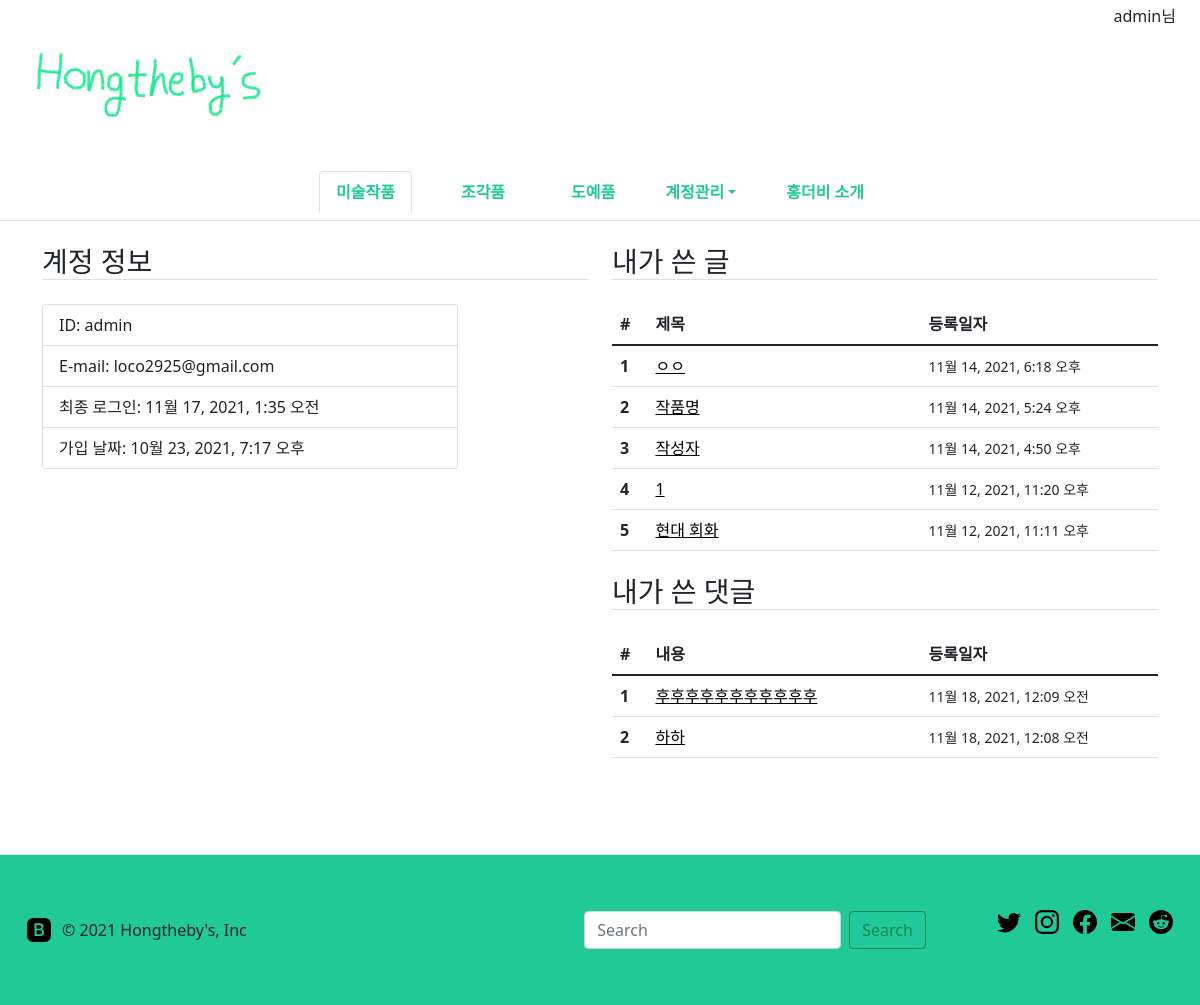
Before: /common/mypage/ (signed in) with the older database file.
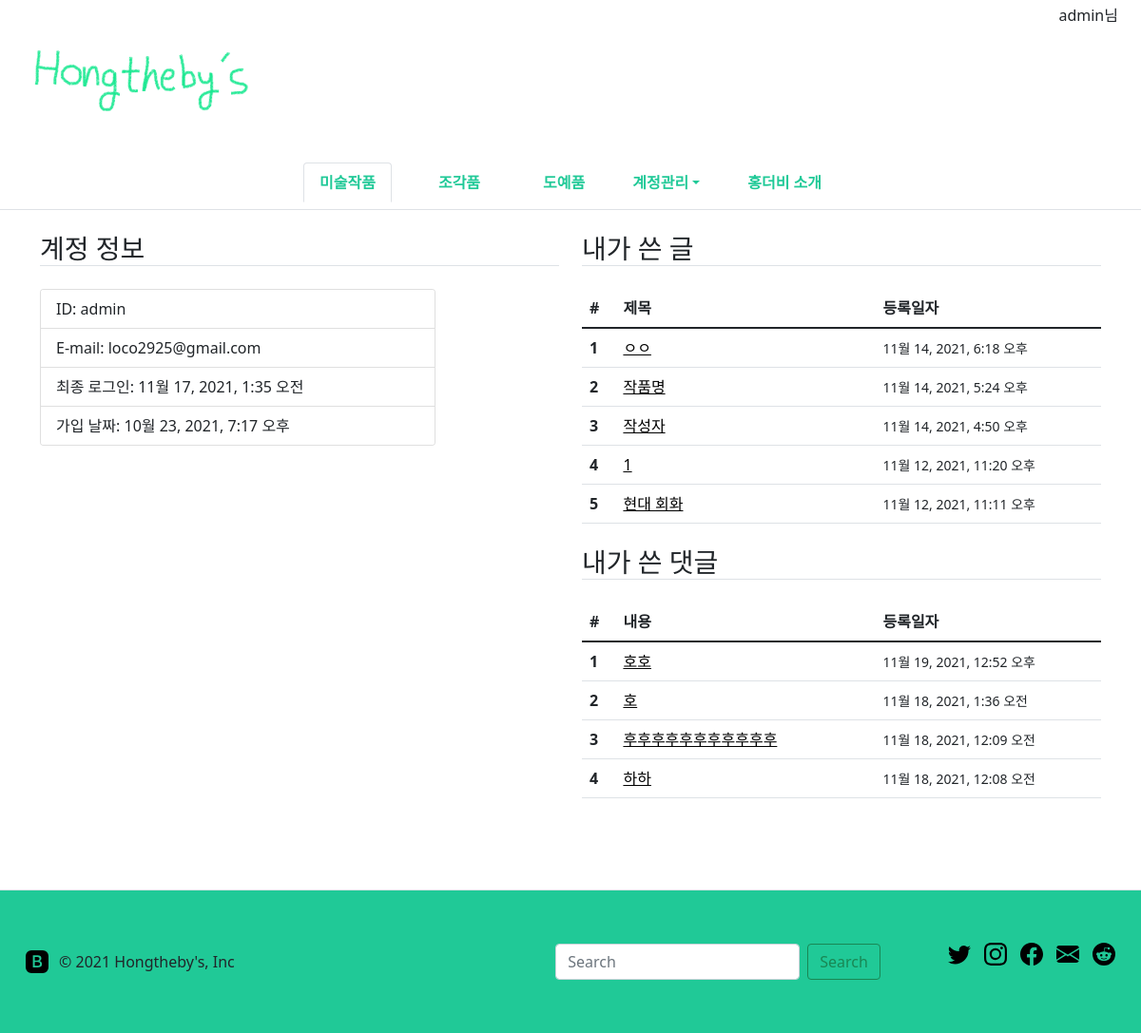
After: the same page with the newer database file.
### art/models.py (models this page shows, shortened)
class Item(models.Model):
    author = models.ForeignKey(User, on_delete=models.CASCADE, related_name='author_item')
    subject = models.CharField(max_length=200)
    title = models.CharField(max_length=20)
    price = models.IntegerField()
    content = models.TextField()
    create_date = models.DateTimeField()
    modify_date = models.DateTimeField(null=True, blank=True)
    image = models.ImageField(upload_to='images/', blank=True, null=True)
    voter = models.ManyToManyField(User, related_name='voter_item')  # 추천인 추가

class Comment(models.Model):
    author = models.ForeignKey(User, on_delete=models.CASCADE, related_name='author_comment')
    content = models.TextField()
    create_date = models.DateTimeField()
    modify_date = models.DateTimeField(null=True, blank=True)
    item = models.ForeignKey(Item, null=True, blank=True, on_delete=models.CASCADE)
    voter = models.ManyToManyField(User, related_name='voter_comment')  # 추천인 추가
    reporter = models.ManyToManyField(User, related_name='reporter_comment')

### common/views.py (the view)
# urls.py: path('mypage/', views.mypage, name='mypage'),
def mypage(request):
    my_item_list = Item.objects.order_by('-create_date')
    my_item_list = my_item_list.filter(
        Q(author__username__icontains=request.user)
    )
    my_comment_list = Comment.objects.order_by('-create_date')
    my_comment_list = my_comment_list.filter(
        Q(author__username__icontains=request.user)
    )
    context = {'my_item': my_item_list,
               'my_comment': my_comment_list, }
    return render(request, 'common/mypage.html', context)

### templates/common/mypage.html
{% extends 'base.html' %}
{% block content %}
<div class="container mb-5">
  <div class="row">
      <div class="col">
          <h3 class="border-bottom my-4">계정 정보</h3>
          <div class="card" style="width: 26rem;">
            <ul class="list-group list-group-flush">
            <li class="list-group-item">ID: {{ request.user }}</li>
            <li class="list-group-item">E-mail: {{ request.user.email }}</li>
            <li class="list-group-item">최종 로그인: {{ request.user.last_login }}</li>
            <li class="list-group-item">가입 날짜: {{ request.user.date_joined }}</li>
            </ul>
          </div>
      </div>
      <div class="col">
        <div class>
            <h3 class="border-bottom my-4">내가 쓴 글</h3>
            <table class="table">
            <thead>
                <tr>
                <th scope="col">#</th>
                <th scope="col" style="width:50%">제목</th>
                <th scope="col">등록일자</th>
                </tr>
            </thead>
            <tbody>
            {% if my_item %}
            {% for item in my_item %}
            {% if forloop.counter < 6 %}
                <tr style="white-space: nowrap;">
                <th scope="row">{{ forloop.counter }}</th>
                <td><a href="{% url 'art:detail' item.id %}" style="color:black; text-decoration:underline;">{{ item.title }}</a></td>
                <td><small>{{ item.create_date }}</small></td>
                </tr>
            {% endif %}
            {% endfor %}
            {% else %}
            <tr>
            <td colspan="3">등록한 글이 없습니다.</td>
            </tr>
            {% endif %}
            </tbody>
            </table>
            </div>
        <div class="mb-5">
        <h3 class="border-bottom my-4">내가 쓴 댓글</h3>
            <table class="table">
            <thead>
                <tr>
                <th scope="col">#</th>
                <th scope="col" style="width:50%">내용</th>
                <th scope="col">등록일자</th>
                </tr>
            </thead>
            <tbody>
            {% if my_comment %}
            {% for comment in my_comment %}
            {% if forloop.counter < 6 %}
                <tr style="white-space: nowrap;">
                <th scope="row">{{ forloop.counter }}</th>
                <td><a href="{% url 'art:detail' comment.item.id %}" style="color:black; text-decoration:underline;">{{ comment.content }}</a></td>
                <td><small>{{ comment.create_date }}</small></td>
                </tr>
            {% endif %}
            {% endfor %}
            {% else %}
            <tr>
            <td colspan="3">등록한 댓글이 없습니다.</td>
            </tr>
            {% endif %}
            </tbody>
            </table>
        </div>
      </div>
  </div>
</div>
{% endblock %}

Changed rows visible on the page:
added Comment: content "호호", create_date "11월 19, 2021, 12:52 오후"
added Comment: content "호", create_date "11월 18, 2021, 1:36 오전"
